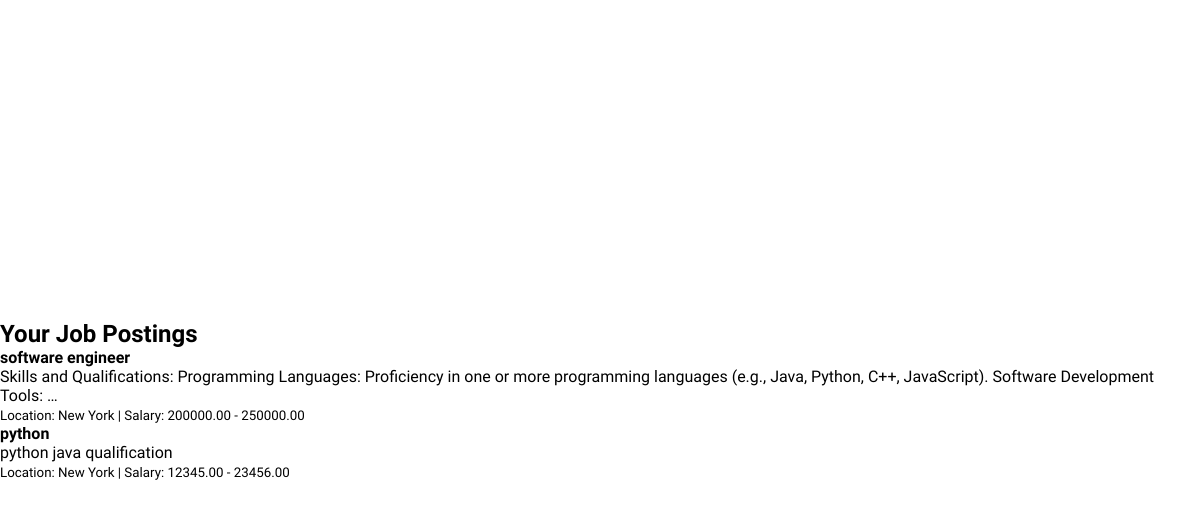
Page /my-jobs/ (signed in) on the committed database.
### base/models.py (models this page shows, shortened)
class JobRole(models.Model):
    user = models.ForeignKey(User, on_delete=models.CASCADE)
    title = models.CharField(max_length=100)
    description = models.TextField()
    salary_min = models.DecimalField(max_digits=10, decimal_places=2)
    salary_max = models.DecimalField(max_digits=10, decimal_places=2)
    employment_type = models.CharField(max_length=15, choices=[
        ('full-time', 'Full-time'),
        ('part-time', 'Part-time'),
        ('contract', 'Contract')
    ])
    location = models.CharField(max_length=100)
    experience_level = models.CharField(max_length=10, choices=[
        ('entry', 'Entry'),
        ('mid', 'Mid'),
        ('senior', 'Senior')
    ])
    keywords = models.TextField(blank=True)

### base/views.py (the view)
# urls.py: path('my-jobs/', views.user_job_postings, name='my_jobs'),
@login_required
def user_job_postings(request):
    user_jobs = JobRole.objects.filter(user=request.user)
    return render(request, 'user_job_postings.html', {'jobs': user_jobs})

### base/templates/user_job_postings.html
{% extends 'base.html' %}
{% block content %}
<div class="container mt-4">
    <h2>Your Job Postings</h2>
    {% if jobs %}
        <ul class="list-group">
        {% for job in jobs %}
            <li class="list-group-item">
                <strong>{{ job.title }}</strong><br>
                {{ job.description|truncatewords:20 }}<br>
                <small>Location: {{ job.location }} | Salary: {{ job.salary_min }} - {{ job.salary_max }}</small>
            </li>
        {% endfor %}
        </ul>
    {% else %}
        <p class="text-muted">You haven’t posted any jobs yet.</p>
    {% endif %}
</div>
{% endblock %}

### base/static/css/style.css (style rules this page uses)
* { padding: 0; margin: 0; box-sizing: border-box; font-family: 'Mulish', sans-serif; transition: 0.3s all ease-in-out; }
body { display: flex; justify-content: center; align-items: center; height: 100vh; background-color: #fff; }

### rows in the picture
JobRole: title "software engineer", description "Skills and Qualifications: Programming Languages: Proficiency in one or more programming languages (e.g., Java, Python, C++, JavaScript). Software Development Tools: …", location "New York", salary_min "200000.00", salary_max "250000.00"
JobRole: title "python", description "python java qualification", location "New York", salary_min "12345.00", salary_max "23456.00"
